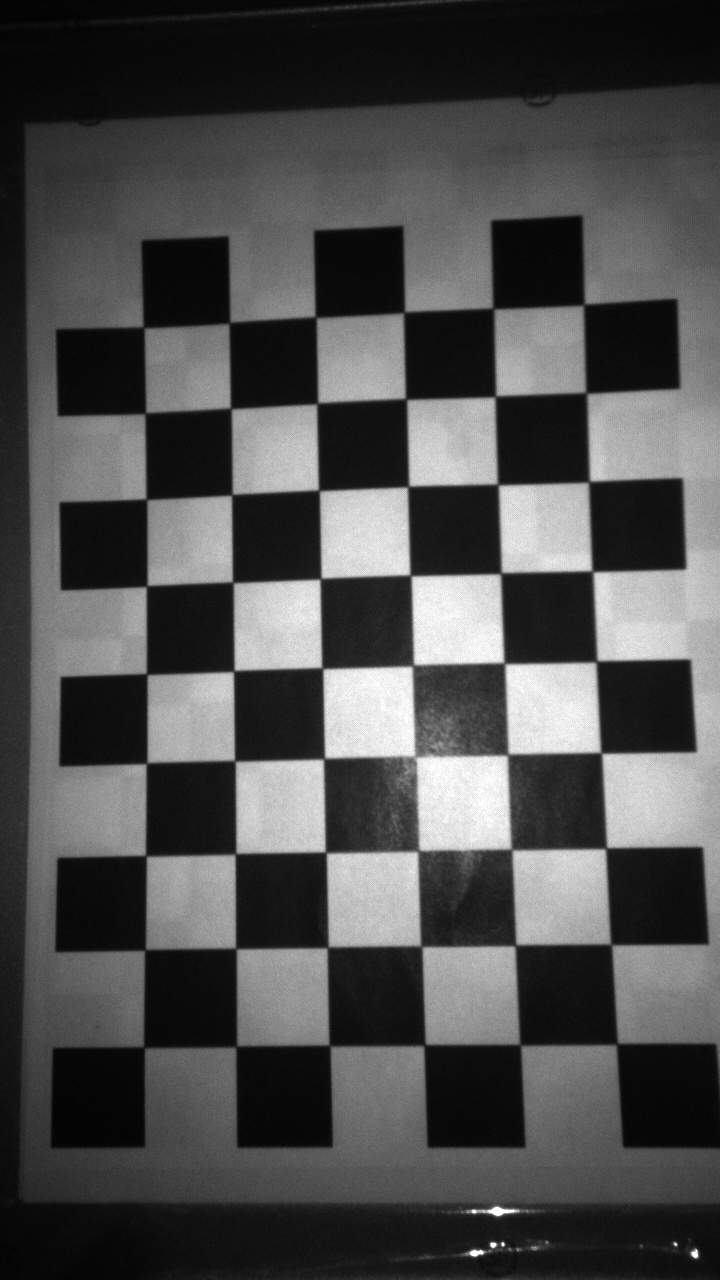
#> input picture sample/image0/ir-0101_000018_185BDA94.jpg, 720 x 1280 px, found by its file name; its folder holds 4 pictures in this run
$ python image2depth.py
#> lines starting #> are read from the running program, lines starting #| are printed output that depends on the picture; pictures that were not available may be replaced by others from this repository, and a replacement may not be noted
import numpy as np
import cv2
import argparse
import sys
from calibration_store import load_stereo_coefficients
import os

def depth_map(imgL, imgR):
    """ Depth map calculation. Works with SGBM and WLS. Need rectified images, returns depth map ( left to right disparity ) """
    # SGBM Parameters -----------------
    window_size = 3  # wsize default 3; 5; 7 for SGBM reduced size image; 15 for SGBM full size image (1300px and above); 5 Works nicely

    left_matcher = cv2.StereoSGBM_create(
        minDisparity=8,
        numDisparities=16*3,  # max_disp has to be dividable by 16 f. E. HH 192, 256
        blockSize=window_size,
        P1=8 * 1 * window_size,
        # wsize default 3; 5; 7 for SGBM reduced size image; 15 for SGBM full size image (1300px and above); 5 Works nicely
        P2=32 * 1 * window_size,
        disp12MaxDiff=1,
        uniquenessRatio=15,
        speckleWindowSize=0,
        speckleRange=2,
        preFilterCap=63,
        mode=cv2.STEREO_SGBM_MODE_SGBM_3WAY
    )
    right_matcher = cv2.ximgproc.createRightMatcher(left_matcher)
    # FILTER Parameters
    lmbda = 80000
    sigma = 1.3
    visual_multiplier = 6

    wls_filter = cv2.ximgproc.createDisparityWLSFilter(matcher_left=left_matcher)
    wls_filter.setLambda(lmbda)

    wls_filter.setSigmaColor(sigma)
    displ = left_matcher.compute(imgL, imgR)  # .astype(np.float32)/16
    dispr = right_matcher.compute(imgR, imgL)  # .astype(np.float32)/16
    displ = np.int16(displ)
    dispr = np.int16(dispr)

    cv2.imshow('odisl', np.int8(displ))
    cv2.imshow('odisr', np.int8(dispr))

    filteredImgL = wls_filter.filter(displ, imgL, None, dispr)  # important to put "imgL" here!!!

    filteredImgL = cv2.normalize(src=filteredImgL, dst=filteredImgL, beta=0, alpha=255, norm_type=cv2.NORM_MINMAX);
    filteredImgL = np.uint8(filteredImgL)


    filteredImgR = wls_filter.filter(dispr, imgR, None, displ)  # important to put "imgL" here!!!

    filteredImgR = cv2.normalize(src=filteredImgR, dst=filteredImgR, beta=0, alpha=255, norm_type=cv2.NORM_MINMAX);
    filteredImgR = np.uint8(filteredImgR)


    return filteredImgL, filteredImgR

def height_line(height, width):
    line_num = 10
    line_x0 = [0 for i in range(height // line_num)]
    line_y = [i for i in range(0, height, height // line_num)]
    line_x1 = [width * 2 - 1 for i in range(height // line_num)]

    start = tuple(zip(line_x0, line_y))
    end = tuple(zip(line_x1, line_y))

    return start, end


if __name__ == '__main__':

    base = 'image_transform'
    # [9 lines of commented-out code are left out]

    prefix_left = 'image0'
    prefix_right = 'image1'

    l_path = os.path.join(base, prefix_left)

    # l_path = '/Users/parker/Downloads/Desktop/photo/left/1black'
    r_path = os.path.join(base, prefix_right)
    # r_path = '/Users/parker/Downloads/Desktop/person/right'
    #r_path = '/Users/parker/Downloads/Desktop/photo/right/1black'
    l_lst = sorted([os.path.join(l_path, fn) for fn in os.listdir(l_path)])
    r_lst = sorted([os.path.join(r_path, fn) for fn in os.listdir(r_path)])

    save_l_dis_path = os.path.join(base, 'disl')
    save_r_dis_path = os.path.join(base, 'disr')

    if not os.path.exists(save_l_dis_path):
        os.makedirs(save_l_dis_path)

    if not os.path.exists(save_r_dis_path):
        os.makedirs(save_r_dis_path)


    count = 100

    for num in range(len(l_lst)):


        print(l_lst[num], r_lst[num])
        left_rectified = cv2.imread(l_lst[num], 0)
#> left_rectified is the input picture: shape (1280, 720); min 1, max 255, mean 77.4
        right_rectified = cv2.imread(r_lst[num], 0)
        assert left_rectified.shape == right_rectified.shape
        # left_rectified = cv2.resize(left_rectified, (width, height))
        # right_rectified = cv2.resize(right_rectified, (width, height))

        fn_l = l_lst[num].split('/')[-1]
        fn_r = r_lst[num].split('/')[-1]


        height, width = left_rectified.shape  # We will use the shape for remap
#> height = 1280; width = 720

        merge = np.hstack((left_rectified, right_rectified))

        start, end = height_line(height, width)

        for index in range(len(start)):
            s = start[index]
            e = end[index]
            show_remap = cv2.line(merge, s, e, (255, 0, 0), thickness=1)
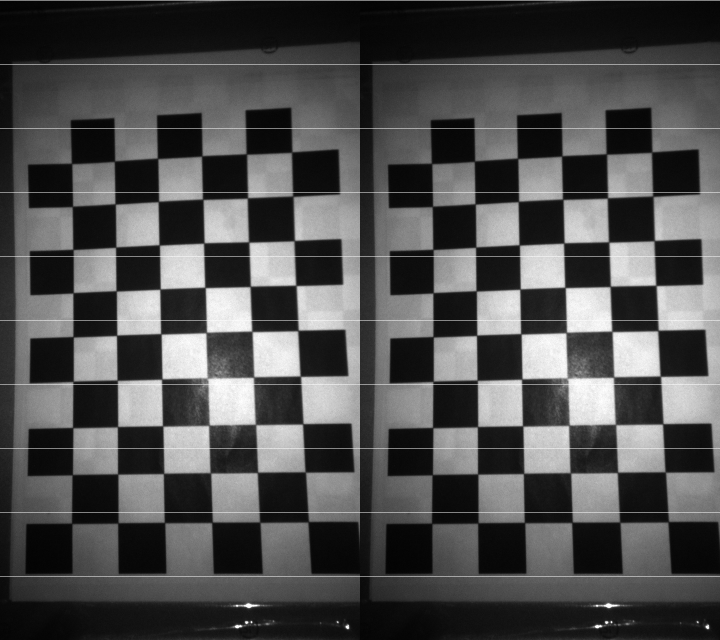
#> merge: shape (1280, 1440) (shown at 1/2 size); min 1, max 255, mean 78.7
        cv2.imshow('merge', show_remap)

        # We need grayscale for disparity map.
        gray_left = left_rectified #cv2.cvtColor(left_rectified, cv2.COLOR_BGR2GRAY)
        gray_right = right_rectified #cv2.cvtColor(right_rectified, cv2.COLOR_BGR2GRAY)

        disparity_image_l, disparity_image_r = depth_map(gray_left, gray_right)  # Get the disparity map
#> in depth_map, `dispr = right_matcher.compute(imgR, imgL)`:
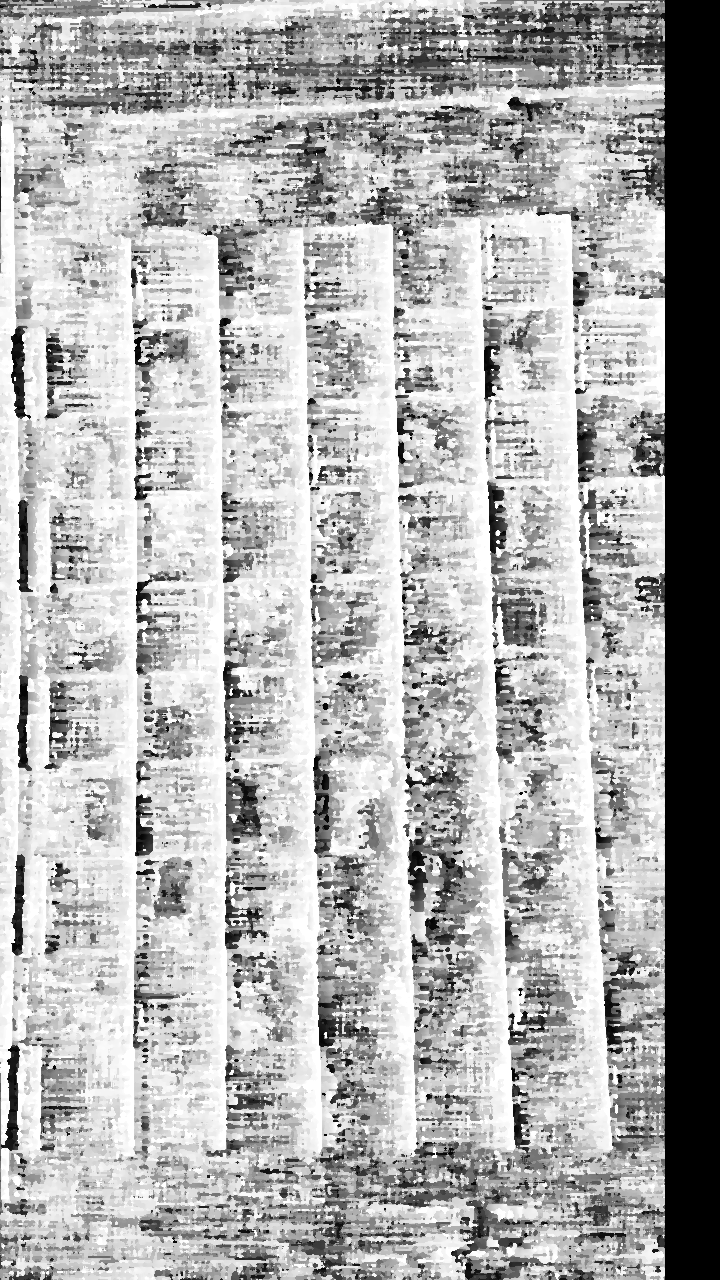
#> dispr: shape (1280, 720) int16; min -896, max -128, mean -367.6; drawn with min black and max white
#> in depth_map, `cv2.imshow('odisl', np.int8(displ))`:
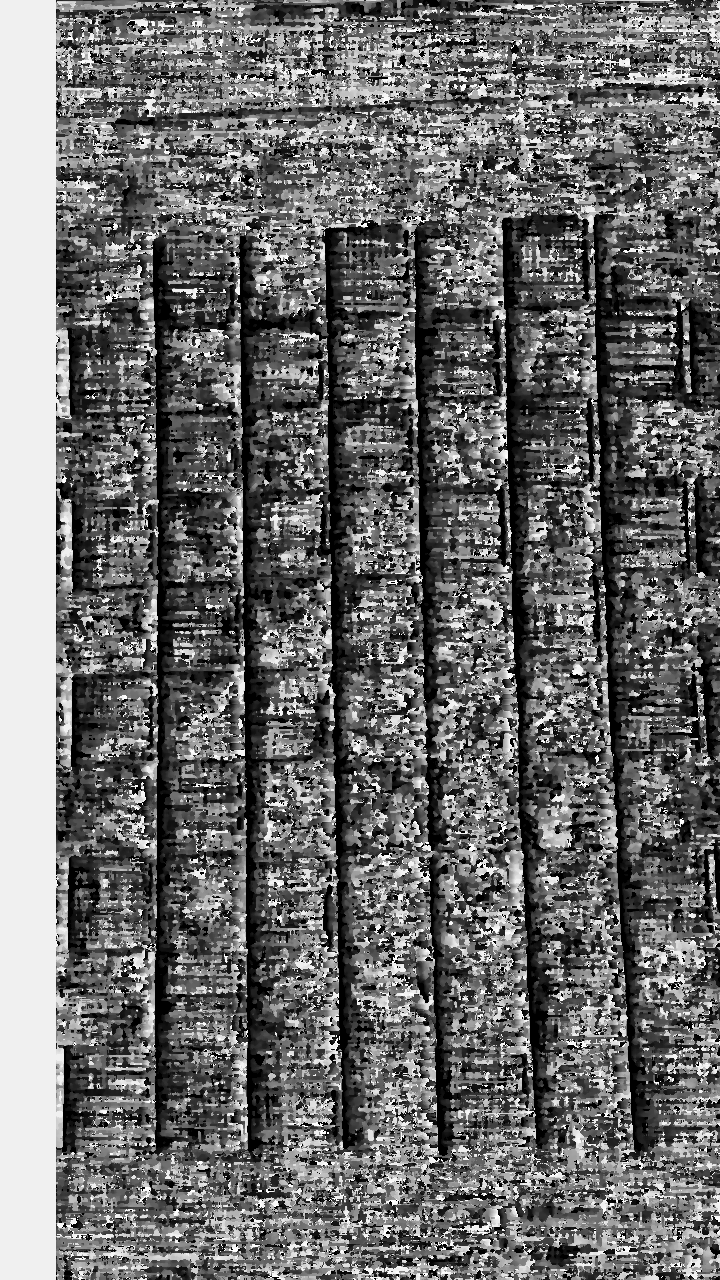
#> window 'odisl': shape (1280, 720) int8; min -128, max 127, mean -20.7; drawn with min black and max white
#> in depth_map, `cv2.imshow('odisr', np.int8(dispr))`:
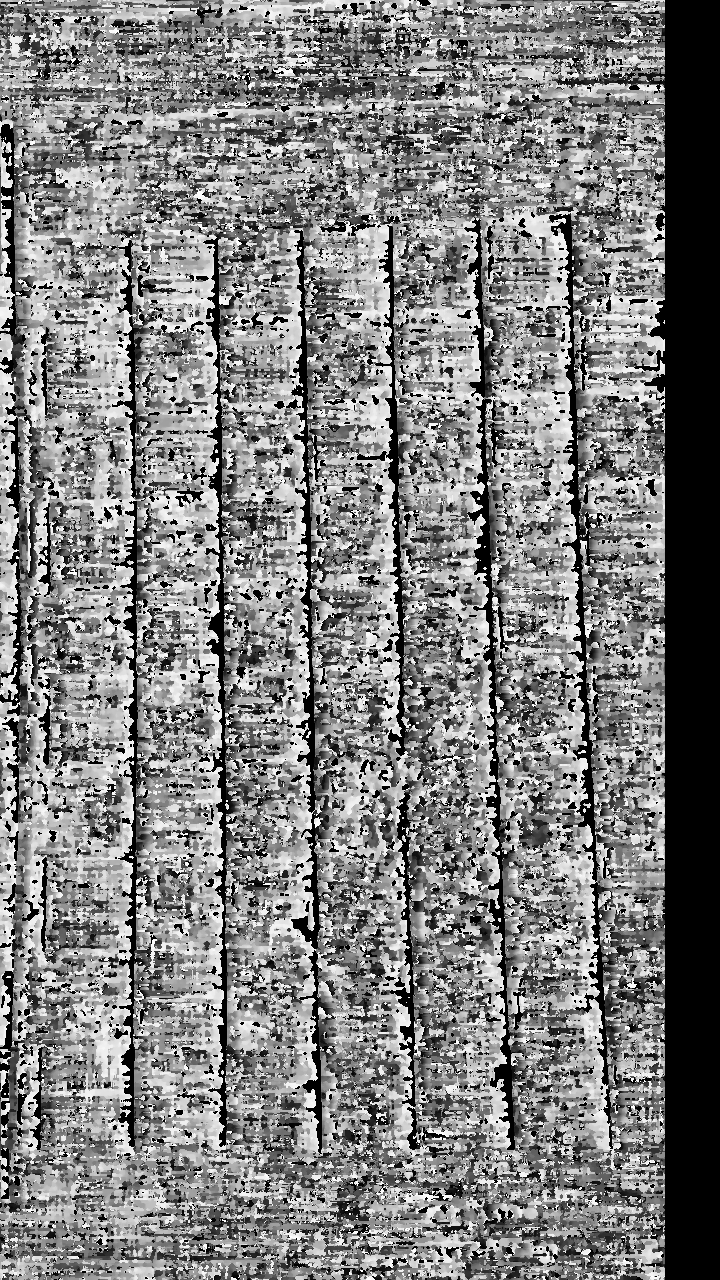
#> window 'odisr': shape (1280, 720) int8; min -128, max 127, mean -1; drawn with min black and max white
#> in depth_map, `filteredImgR = wls_filter.filter(dispr, imgR, None, displ)  # importan..`:
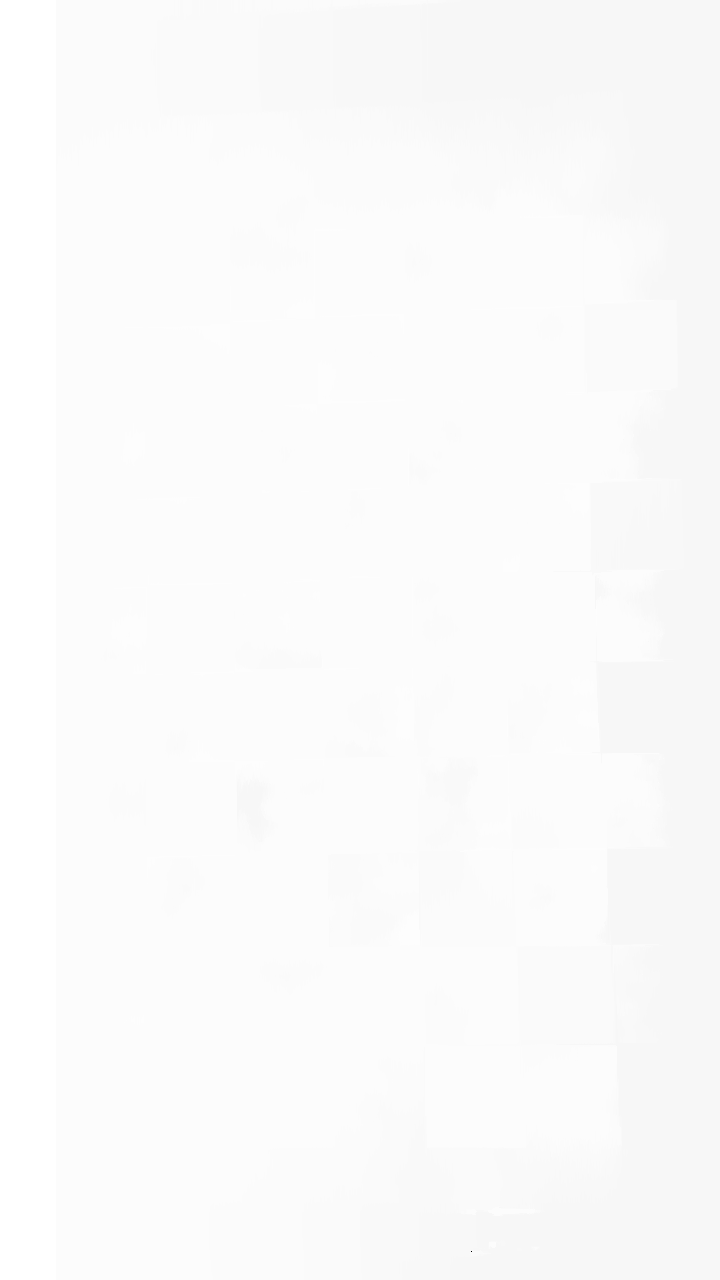
#> filteredImgR: shape (1280, 720) int16; min -32768, max 112, mean -331.9; drawn with min black and max white
        # Show the images

        cv2.imshow('Disparity-l', disparity_image_l)
        cv2.imshow('Disparity-r', disparity_image_r)

        # cv2.imwrite(os.path.join(save_l_dis_path, fn_l), disparity_image_l)
        # cv2.imwrite(os.path.join(save_r_dis_path, fn_r), disparity_image_r)

        cv2.waitKey(0)
        if cv2.waitKey(1) & 0xFF == ord('c'):
#> (key q is pressed here)
            cv2.imwrite(os.path.join(l_save_rectify_path, str(count) + '.jpg'), left_rectified)
            cv2.imwrite(os.path.join(r_save_rectify_path, str(count) + '.jpg'), right_rectified)
            print('saved***8')
            count += 1
        if cv2.waitKey(1) & 0xFF == ord('q'):  # Get key to stop stream. Press q for exit
#> (key q is pressed here)
            break

    # Release the sources.
    # cap_left.release()
    # cap_right.release()
    cv2.destroyAllWindows()
